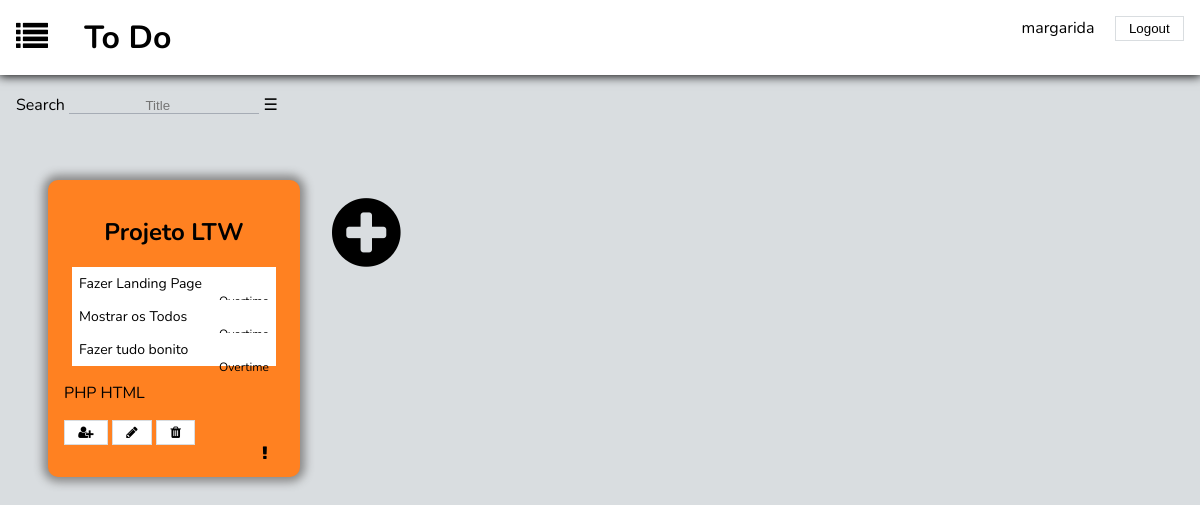
Before: /home_page.php (signed in) with the older database file.
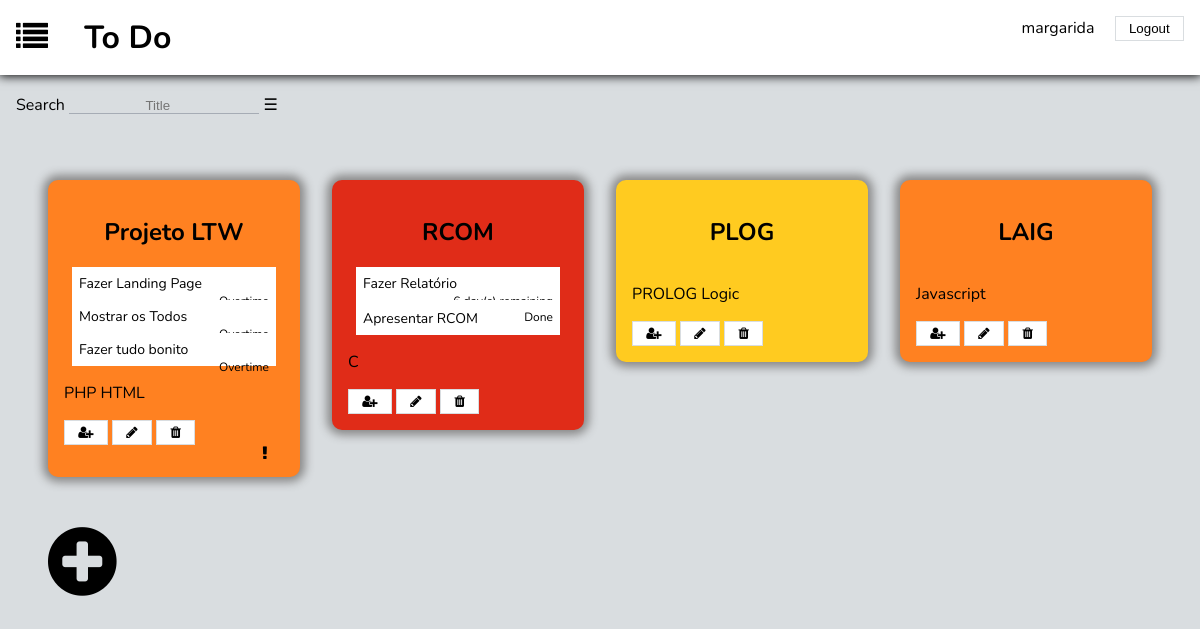
After: the same page with the newer database file.
### tables this page shows
CREATE TABLE belongs (
	list_id INTEGER REFERENCES lists NOT NULL, 
	usr_id INTEGER REFERENCES users NOT NULL,
	PRIMARY KEY(list_id, usr_id)
);

CREATE TABLE lists (
	id INTEGER PRIMARY KEY AUTOINCREMENT,
	title VARCHAR NOT NULL,
	done INTEGER DEFAULT(-1),
	priority INTEGER DEFAULT(3)
);

CREATE TABLE hasCategories (
	list_id INTEGER REFERENCES lists NOT NULL,
	cat_id INTEGER REFERENCES categories NOT NULL,
	PRIMARY KEY(list_id, cat_id)
);

CREATE TABLE categories (
	cat_id INTEGER PRIMARY KEY AUTOINCREMENT,
	cat_name VARCHAR NOT NULL
);

### database/list.php (called while the page is built, shortened)
<?php
	function getAllLists($username){
		global $dbh;
		$stmt = $dbh->prepare("SELECT * FROM lists, users, belongs
								WHERE lists.id = belongs.list_id AND belongs.usr_id = users.usr_id AND usr_username = ?;");
		$stmt->execute(array($username));
		return $stmt->fetchAll();
	}
	function getListCategories($list_id){
		global $dbh;
		$stmt = $dbh->prepare("SELECT * FROM lists, hasCategories, categories
								WHERE hasCategories.list_id = lists.id AND hasCategories.cat_id = categories.cat_id AND lists.id = ?");
		$stmt->execute(array($list_id));
		return $stmt->fetchAll();
	}
	function getListTodos($list_id){
		global $dbh;
		$stmt = $dbh->prepare("SELECT todos.todo_id, todos.name, todos.limit_date, todos.done FROM todos, hasItems, lists
								WHERE lists.id = hasItems.list_id AND hasItems.todo_id = todos.todo_id AND lists.id = ?");
		$stmt->execute(array($list_id));
		return $stmt->fetchAll();
	}
?>

### templates/todos/time.php (called while the page is built, shortened)
<?php
	function getTimeDiff($ref){
		$currdt = new DateTime("now");
		$refdt = new DateTime($ref);
		$days = $currdt->diff($refdt)->format('%R%a');
		if($days > 0)
			$resMsg = intval($days) . " day(s) remaining";
		else
			$resMsg = "Overtime";
		return $resMsg;
	}
?>

### templates/todos/show_lists.php (the view, shortened to what this page needs)
<div id="search">
	<label>Search
		<input type="search" placeholder="Title" name="search_title">
	</label>
	<label class="hamburger" for="hamburger"></label>
</div>
<section id="lists">
	<?php foreach ($lists as $list) { ?>
	<?php
	if($list['priority'] == 1)
		$priority = 'p1';
	else if($list['priority'] == 2)
		$priority = 'p2';
	else if($list['priority'] == 3)
		$priority = 'p3';
	$alert = "";
	if($list['done'] == 1)
		$check = 'check';
	else
		$check = 'not_check';
	?>
	<div>
		<div id=<?= $list['id']?> class="list <?= $priority?> <?= $check?>" onclick="location.href='list_page.php?list_id=<?= $list['list_id']?>'">
			<h2><?= $list['title']?></h2>
			<div class="todos">
				<?php foreach ($todos[$list['id']] as $todo) { ?>
				<?php
					if($todo['done'] == -1){
						$todoStatus = getTimeDiff($todo['limit_date']);
						if($alert != "Overtime" && $todoStatus == "Overtime")
							$alert = "alert";
					}
					else
						$todoStatus = "Done";
				?>
				<div class="todo">
					<p><?= $todo['name']?></p>
					<span><?= $todoStatus ?></span>
				</div>
				<?php } ?>
			</div>
			<div class="categories">
				<?php foreach ($categories[$list['id']] as $cat) { ?>
				<div class="category">
					<p><?= $cat['cat_name']?></p>
				</div>
				<?php } ?>
			</div>
			<button name="Invite"><i class="fa fa-user-plus" aria-hidden="true"></i></button>
			<button name="Edit"><i class="fa fa-pencil" aria-hidden="true"></i></button>
			<button name="Remove"><i class="fa fa-1x fa-trash" aria-hidden="true"></i></button>
			<i class="mark fa fa-exclamation <?= $alert?>" aria-hidden="true"></i>
		</div>
	</div>
		<?php } ?>
		<div id="ultimo">
			<a href="#"><i class="fa fa-plus-circle" aria-hidden="true"></i></a>
		</div>
</section>

### home_page.php (shortened to what this page needs)
<?php
	include_once('database/connection.php');
	include_once('database/list.php');
	include_once('templates/todos/time.php');
	if (!isset($_SESSION['username'])){
     	header('Location: page404.php');
	}
    else{
		$lists = getAllLists($_SESSION['username']);
		$categories = array();
		foreach ($lists as $list) {
			$categories[$list['id']] = getListCategories($list['id']);
		}
		$todos = array();
		foreach ($lists as $list) {
			$todos[$list['id']] = getListTodos($list['id']);
		}
		include_once('templates/common/header.php');
		include_once('templates/todos/show_lists.php');
		include_once('templates/common/footer.php');
	}
?>

### templates/common/header.php (shortened to what this page needs)
<!DOCTYPE html>
<html>
<head>
	<link rel="stylesheet" type="text/css" href="https://maxcdn.bootstrapcdn.com/font-awesome/4.7.0/css/font-awesome.min.css">
	<link rel="stylesheet" type="text/css" href="css/todos.css">
</head>
<body>
	<header>
		<a href="home_page.php"><i class="fa fa-list fa-2x" aria-hidden="true"></i></a>
		<h1>To Do</h1>
		<?php include_once('templates/common/user.php'); ?>
	</header>

### templates/common/user.php (shortened to what this page needs)
<div id="user">
  <?php if (isset($_SESSION['username']) && $_SESSION['username'] != '') { ?>
    <form action="logout.php" method="post">
      <a href="profile_page.php"><?=$_SESSION['username']?></a>
      <input type="submit" value="Logout">
    </form>
  <?php } ?>
</div>

### templates/common/footer.php
	</body>
</html>

### css/todos.css (style rules this page uses)
body { background-color: #d9dde0; font-family: 'Nunito', sans-serif; margin: 0; }
header { color: black; padding: 1em; background-color: white; box-shadow: 0 0 10px 1px black; }
h1 { display: inline; color: black; padding: 1em; }
a { text-decoration: none; color: black; }
button, input[type="Submit"] { padding: 0.3em 1em; background-color: white; border: 1px solid #d9dde0; color: black; }
input { border: 0; border-bottom: 1px solid #a6acb5; text-align: center; background-color: inherit; padding: 0.5em 0.5em 0 0.5em; color: black; }
#user { float: right; }
#user a { margin: 0 1em; }
#lists a { text-decoration: none; color: black; }
#lists { margin: 2em; display: grid; grid-template-columns: 25% 25% 25% 25%; grid-template-rows: auto; }
#lists > * { display: inline-block; margin: 1em 1em; }
.list { background-color: white; padding: 1em; border-radius: 10px; box-shadow: 0px 0px 10px 5px #888888; transition: transform 0.5s; }
#ultimo a { font-size: 5em; max-width: 10em; }
.list .mark { display: inline; margin-left: 90%; display: none; }
.list .alert { display: inherit; animation-duration: 2s; animation-name: blink; animation-iteration-count: infinite; }
.list h2 { text-align: center; border-radius: 10px; }
.todos { display: block; margin: 0 0.5em; border-radius: 10px; }
.todo { background-color: white; position: relative; padding: 0.5em; font-size: 14px; }
.todo span { font-size: 12px; }
.todo p { display: inline; }
span { margin-left: 2em; float: right; }
.category { display: inline-block; }
.p1 { background-color: #e02c18; }
.p2 { background-color: #ff8121; }
.p3 { background-color: #ffcb20; }
#search { display: inline-block; color: black; margin: 1em; }
#search .hamburger:before { content: "\2630"; }

Changed rows visible on the page:
added belongs: list.title "RCOM", name "Fazer Relatório", name "Apresentar RCOM", todoStatus "Done"
added hascategories: cat.cat_name "C", shown under "RCOM"
added belongs: list.title "PLOG"
added hascategories: cat.cat_name "PROLOG", shown under "PLOG"
added hascategories: cat.cat_name "Logic", shown under "PLOG"
added belongs: list.title "LAIG"
added hascategories: cat.cat_name "Javascript", shown under "LAIG"
